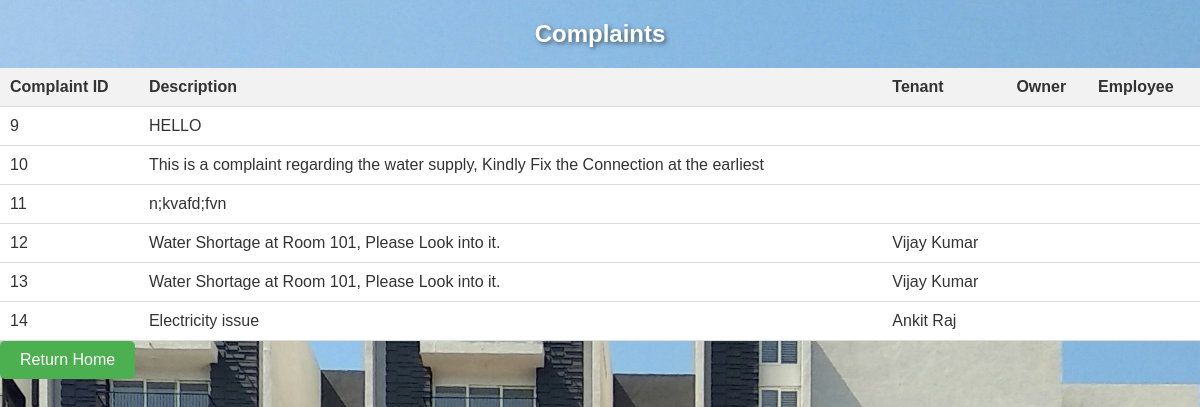
/Admin/complaints.php, run on the app's committed database.
### tables this page shows
CREATE TABLE `complaint` (
  `complaint_id` int(11) NOT NULL,
  `description` text NOT NULL,
  `tenant_id` int(11) DEFAULT NULL,
  `owner_id` int(11) DEFAULT NULL,
  `employee_id` int(11) DEFAULT NULL
);

CREATE TABLE `tenant` (
  `tenant_id` int(11) NOT NULL,
  `first_name` varchar(255) NOT NULL,
  `last_name` varchar(255) NOT NULL,
  `email` varchar(255) NOT NULL,
  `phone_number` varchar(20) NOT NULL,
  `age` int(11) NOT NULL,
  `dob` date NOT NULL,
  `owner_id` int(11) DEFAULT NULL,
  `username` varchar(255) NOT NULL,
  `password` varchar(255) NOT NULL
);

### Admin/complaints.php (the view, shortened to what this page needs)
<?php
$servername = "localhost";
$username = "root";
$password = "";
$database = "apartment_management";
$conn = new mysqli($servername, $username, $password, $database);
$complaint_query = "SELECT c.complaint_id, c.description, t.first_name AS tenant_first_name, t.last_name AS tenant_last_name, o.first_name AS owner_first_name, o.last_name AS owner_last_name, e.first_name AS employee_first_name, e.last_name AS employee_last_name
                    FROM complaint c
                    LEFT JOIN tenant t ON c.tenant_id = t.tenant_id
                    LEFT JOIN owner o ON c.owner_id = o.owner_id
                    LEFT JOIN employee e ON c.employee_id = e.employee_id";
$complaint_result = $conn->query($complaint_query);
?>
<!DOCTYPE html>
<html lang="en">
<head>
</head>
<body>
    <h2>Complaints</h2>
    <table>
        <tr>
            <th>Complaint ID</th>
            <th>Description</th>
            <th>Tenant</th>
            <th>Owner</th>
            <th>Employee</th>
        </tr>
        <?php
        while($row = $complaint_result->fetch_assoc()) {
            echo "<tr>";
            echo "<td>".$row["complaint_id"]."</td>";
            echo "<td>".$row["description"]."</td>";
            echo "<td>".$row["tenant_first_name"]." ".$row["tenant_last_name"]."</td>";
            echo "<td>".$row["owner_first_name"]." ".$row["owner_last_name"]."</td>";
            echo "<td>".$row["employee_first_name"]." ".$row["employee_last_name"]."</td>";
            echo "</tr>";
        }
        ?>
    </table>
    <a href="admin_dashboard.php" class="back-button">Return Home</a>
</body>
</html>

### Admin/complaints.php (style rules this page uses)
body { font-family: Arial, sans-serif; background-image: url('../images/1.jpg'); background-size: cover; background-repeat: no-repeat; background-position: center; margin: 0; padding: 0; color: #333; }
h2 { text-align: center; margin-top: 20px; color: #fff; text-shadow: 2px 2px 4px rgba(0, 0, 0, 0.5); }
table { width: 100%; border-collapse: collapse; margin-top: 20px; }
th, td { padding: 10px; text-align: left; border-bottom: 1px solid #ddd; background-color: #fff; }
th { background-color: #f2f2f2; color: #333; }
tr:nth-child(even) { background-color: #f9f9f9; }
.back-button { display: inline-block; padding: 10px 20px; background-color: #4CAF50; color: white; text-decoration: none; border-radius: 5px; margin-right: 20px; }

### data on the page
complaint: complaint_id "9", description "HELLO"
complaint: complaint_id "10", description "This is a complaint regarding the water supply, Kindly Fix the Connection at the earliest"
complaint: complaint_id "11", description "n;kvafd;fvn"
complaint: complaint_id "12", description "Water Shortage at Room 101, Please Look into it.", tenant.first_name "Vijay", tenant.last_name "Kumar"
complaint: complaint_id "13", description "Water Shortage at Room 101, Please Look into it.", tenant.first_name "Vijay", tenant.last_name "Kumar"
complaint: complaint_id "14", description "Electricity issue", tenant.first_name "Ankit", tenant.last_name "Raj"
